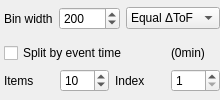
         <widget class="QWidget" name="eventModeEntries" native="true">
          <property name="sizePolicy">
           <sizepolicy hsizetype="Expanding" vsizetype="Expanding">
            <horstretch>0</horstretch>
            <verstretch>0</verstretch>
           </sizepolicy>
          </property>
          <layout class="QVBoxLayout" name="verticalLayout">
           <property name="margin">
            <number>0</number>
           </property>
           <item>
            <layout class="QHBoxLayout" name="horizontalLayout_10">
             <property name="leftMargin">
              <number>4</number>
             </property>
             <item>
              <widget class="QLabel" name="label_27">
               <property name="sizePolicy">
                <sizepolicy hsizetype="Fixed" vsizetype="Preferred">
                 <horstretch>0</horstretch>
                 <verstretch>0</verstretch>
                </sizepolicy>
               </property>
               <property name="toolTip">
                <string>The number of bins for the Time of Flight channels</string>
               </property>
               <property name="text">
                <string>Bin width</string>
               </property>
              </widget>
             </item>
             <item>
              <widget class="QSpinBox" name="eventTofBins">
               <property name="toolTip">
                <string>TOF bin width</string>
               </property>
               <property name="minimum">
                <number>5</number>
               </property>
               <property name="maximum">
                <number>10000</number>
               </property>
               <property name="singleStep">
                <number>5</number>
               </property>
               <property name="value">
                <number>200</number>
               </property>
              </widget>
             </item>
             <item>
              <widget class="QComboBox" name="eventBinMode">
               <property name="toolTip">
                <string>&lt;html&gt;&lt;head/&gt;&lt;body&gt;&lt;p&gt;How to bin the time of flight channels:&lt;/p&gt;&lt;p&gt;  Linear: Equally spaced in ToF&lt;/p&gt;&lt;p&gt;  1/x: Equally spaced in Q&lt;/p&gt;&lt;/body&gt;&lt;/html&gt;</string>
               </property>
               <item>
                <property name="text">
                 <string>Equal ΔToF</string>
                </property>
               </item>
              </widget>
             </item>
            </layout>
           </item>
           <item>
            <layout class="QGridLayout" name="event_filtering_layout">
             <property name="leftMargin">
              <number>4</number>
             </property>
             <item row="2" column="1">
              <widget class="QSpinBox" name="eventSplitItems">
               <property name="minimum">
                <number>2</number>
               </property>
               <property name="singleStep">
                <number>1</number>
               </property>
               <property name="value">
                <number>10</number>
               </property>
              </widget>
             </item>
             <item row="2" column="2">
              <widget class="QLabel" name="label_38">
               <property name="text">
                <string>Index</string>
               </property>
              </widget>
             </item>
             <item row="2" column="0">
              <widget class="QLabel" name="label_39">
               <property name="text">
                <string>Items</string>
               </property>
              </widget>
             </item>
             <item row="0" column="0" colspan="3">
              <widget class="QCheckBox" name="eventSplit">
               <property name="text">
                <string>Split by event time</string>
               </property>
              </widget>
             </item>
             <item row="0" column="3">
              <widget class="QLabel" name="eventTotalTimeLabel">
               <property name="text">
                <string>(0min)</string>
               </property>
              </widget>
             </item>
             <item row="2" column="3">
              <widget class="QSpinBox" name="eventSplitIndex">
               <property name="minimum">
                <number>1</number>
               </property>
              </widget>
             </item>
            </layout>
           </item>
          </layout>
          <zorder></zorder>
         </widget>
